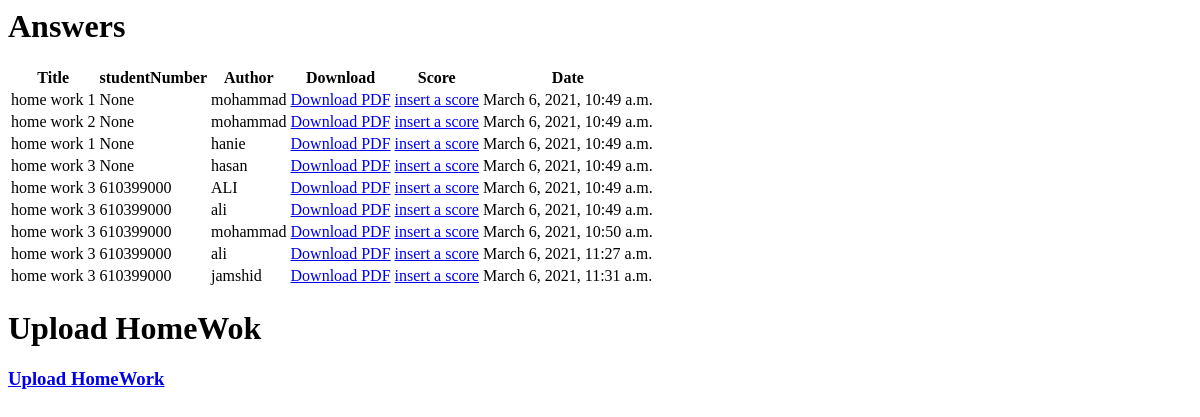
The page /HomeWorks/ on the database as committed earlier.
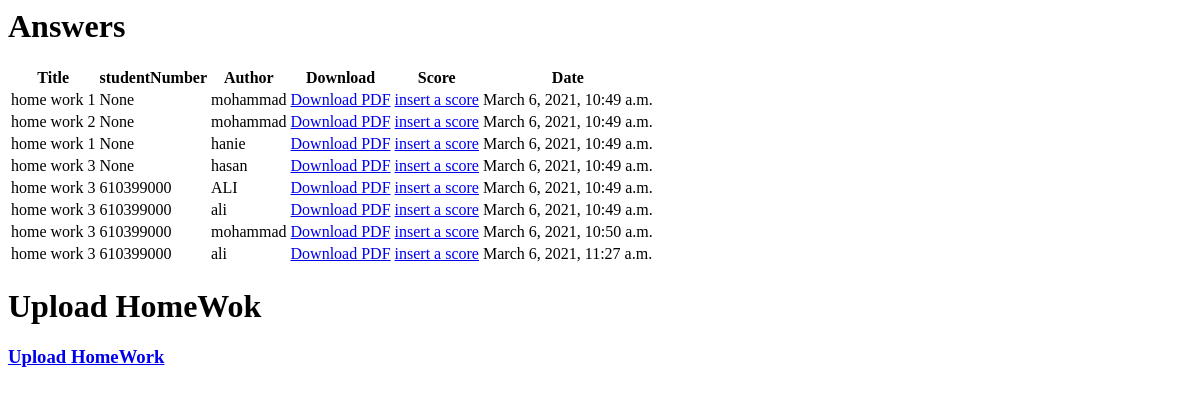
The same page on the database as committed later.
### my_app/models.py (models this page shows, shortened)
class Answer(models.Model):
    title = models.CharField(max_length=100)
    studentNumber= models.IntegerField(null=True)
    author = models.CharField(max_length=100)
    pdf = models.FileField(upload_to='HomeWorks/pdfs/')
    Date= models.DateTimeField(auto_now=True,null=True)

### my_app/views.py (the view)
# urls.py: path('HomeWorks/', views.HomeWorks.as_view(), name='HomeWorks'),
class HomeWorks(ListView):
    model = Answer
    template_name = 'my_app/HomeWorks.html'
    context_object_name = 'answers'

### my_app/templates/my_app/HomeWorks.html (shortened to what this page needs)
{% block content %}
  <h1>Answers</h1>
  <table class="table">
    <thead>
      <tr>
        <th>Title</th>
        <th>studentNumber</th>
        <th>Author</th>
        <th>Download</th>
        <th>Score</th>
        <th>Date</th>
      </tr>
    </thead>
    <tbody>
      {% for answer in answers %}
        <tr>
          <td>{{answer.title }}</td>
          <td>{{answer.studentNumber }}</td>
          <td>{{answer.author }}</td>
          <td>
            <a href="{{answer.pdf.url }}" class="btn btn-primary btn-sm" target="_blank">
              Download PDF
            </a>
          </td>
          <td>
            <a href="{% url 'score_professor' %}"> insert a score</a>
          </td>
          <td>{{answer.Date }}</td>
        </tr>
      {% endfor %}
    </tbody>
  </table>
{% endblock %}
<!DOCTYPE html>
<html lang="en">
<head>
</head>
<body>
<h1 >Upload HomeWok </h1>
<a href="{% url 'Upload_HomeWork' %}"> <h3>Upload HomeWork </h3></a>
</body>
</html>

Rows that differ between the two databases and show on the page:
removed Answer: title "home work 3", studentNumber "610399000", author "jamshid", Date "March 6, 2021, 11:31 a.m."
